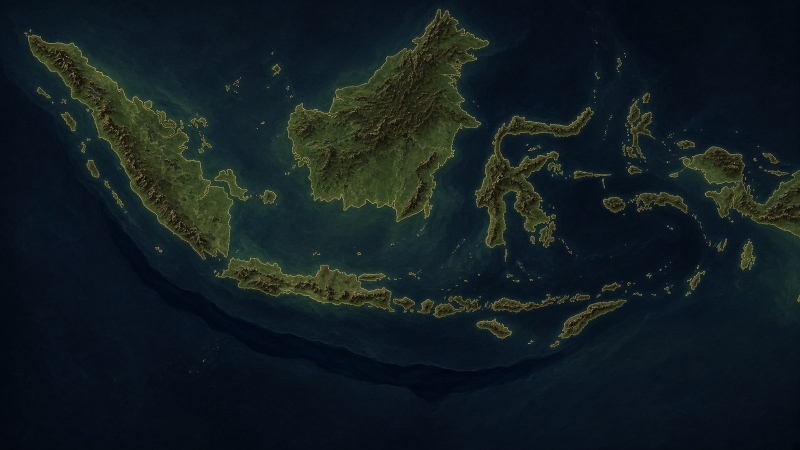
#> input picture assets/maps/regions/abyssal_trench.jpg, 1600 x 900 px (shown at 1/2 size)
$ python process_fx_sprite.py ../assets/maps/regions/abyssal_trench.jpg ../assets/maps/regions/central_america.jpg
#> lines starting #> are read from the running program, lines starting #| are printed output that depends on the picture; after the words box and inside, x2 and y2 are one past the last pixel; in counts of white or black regions, pixels touching at a corner belong together
#!/usr/bin/env python3
"""Chroma-key a generated FX drawing onto a 32x32 transparent PNG.

JPEG generators rarely emit exact #FF00FF, so this keys a magenta hue band,
flood-fills from the corners, and despills leftover fringe before fitting
the opaque bounds into a 32x32 cell with a 2px margin.
"""
from __future__ import annotations

import sys
from collections import deque
from pathlib import Path

import numpy as np
from PIL import Image

CELL = 32
MARGIN = 2


def magenta_mask(arr: np.ndarray) -> np.ndarray:
    rgb = arr[:, :, :3].astype(np.float32) / 255.0
    r, g, b = rgb[:, :, 0], rgb[:, :, 1], rgb[:, :, 2]
    mx = np.maximum(np.maximum(r, g), b)
    mn = np.minimum(np.minimum(r, g), b)
    diff = mx - mn
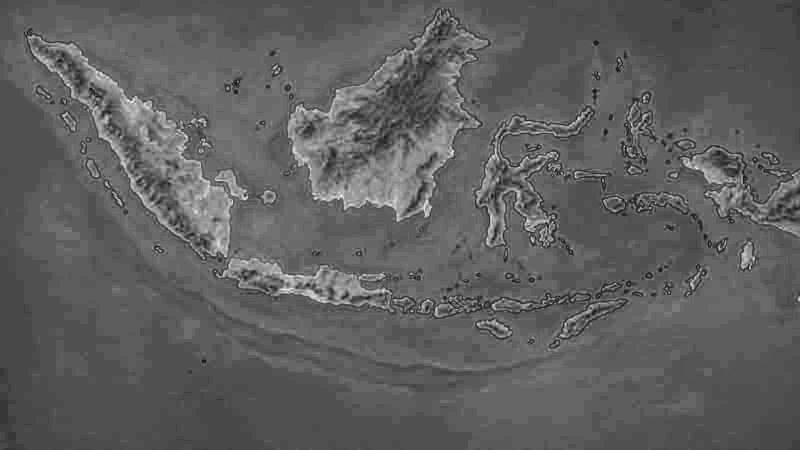
#> diff: shape (900, 1600) float32 (shown at 1/2 size); min 0, max 0.235, mean 0.088; drawn with min black and max white
    hue = np.zeros_like(mx)
    mask_r = (mx == r) & (diff > 0)
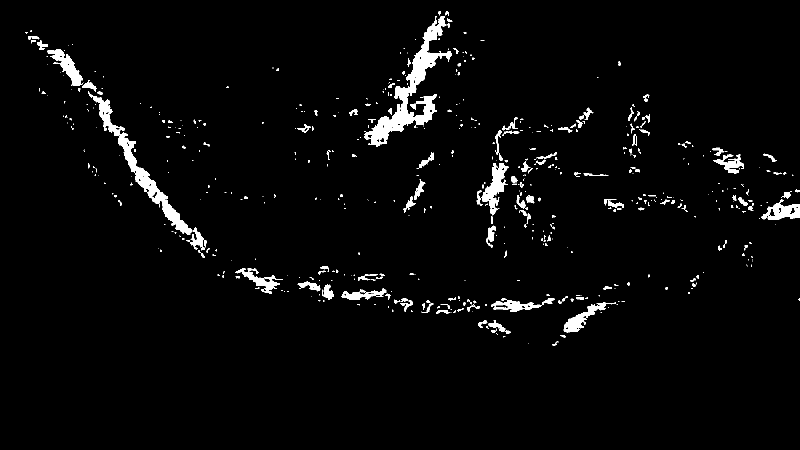
#> mask_r: shape (900, 1600) bool (shown at 1/2 size); 3.1% white; 574 white regions (398 under 20 px), largest, box (x1, y1, x2, y2) and area: (728, 32, 904, 294) 9848, (176, 182, 385, 470) 6388, (962, 326, 1017, 431) 2284
    mask_g = (mx == g) & (diff > 0)
#> mask_g: shape (900, 1600) bool; 19.3% white; 369 white regions (251 under 20 px), largest, box (x1, y1, x2, y2) and area: (540, 15, 980, 504) 101544, (48, 58, 833, 629) 97745, (947, 212, 1190, 500) 21742
    mask_b = (mx == b) & (diff > 0)
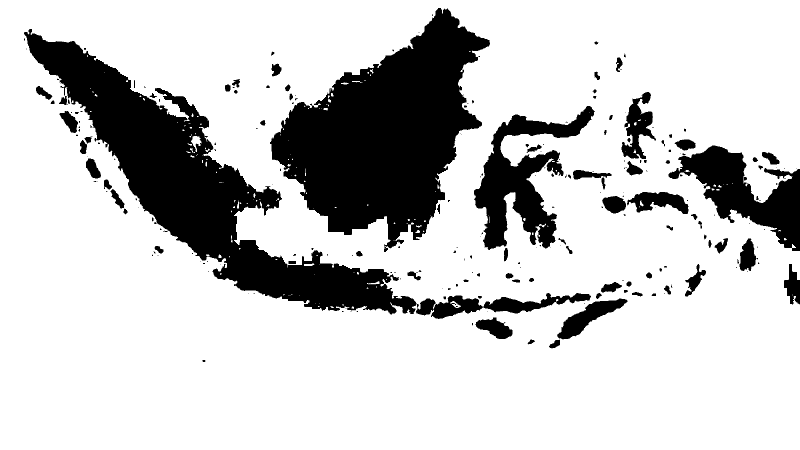
#> mask_b: shape (900, 1600) bool (shown at 1/2 size); 78.9% white; 243 black regions (145 under 20 px), largest, box (x1, y1, x2, y2) and area: (540, 16, 980, 504) 110854, (48, 58, 833, 629) 106175, (948, 212, 1190, 500) 25614
    hue[mask_r] = np.mod((g[mask_r] - b[mask_r]) / diff[mask_r], 6.0)
    hue[mask_g] = (b[mask_g] - r[mask_g]) / diff[mask_g] + 2.0
#> hue: shape (900, 1600) float32; min 0, max 5.75, mean 0.335
    hue[mask_b] = (r[mask_b] - g[mask_b]) / diff[mask_b] + 4.0
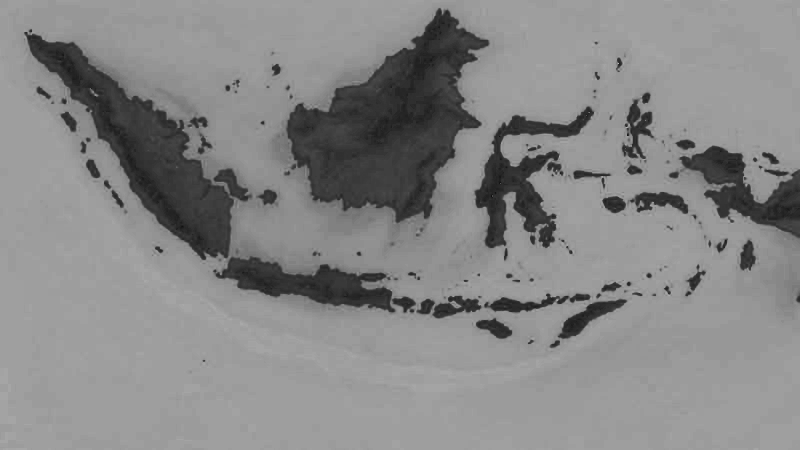
#> hue: shape (900, 1600) float32 (shown at 1/2 size); min 0, max 5.75, mean 3.06; drawn with min black and max white
    hue = hue * 60.0
    sat = np.where(mx > 0, diff / np.maximum(mx, 1e-6), 0.0)
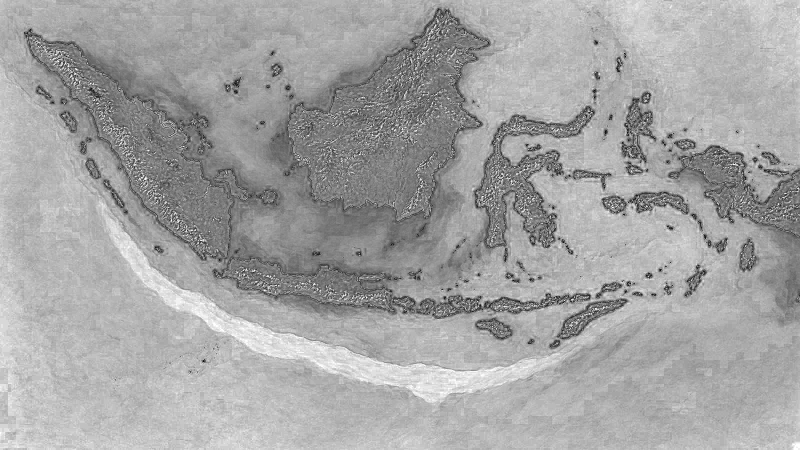
#> sat: shape (900, 1600) float32 (shown at 1/2 size); min 0, max 1, mean 0.644
    # magenta sits near 300°. JPEG noise widens that band.
    hue_mag = (hue >= 265) | (hue <= 12)
#> hue_mag: shape (900, 1600) bool; 0% white in thin lines or dots, all inside (x1, y1, x2, y2) = (121, 118, 1503, 607)
    mag = (sat > 0.28) & (mx > 0.35) & hue_mag & (g < r + 0.08) & (g < b + 0.08)
#> mag: shape (900, 1600) bool; every value is 0
    mag |= (r > 0.62) & (b > 0.62) & (g < 0.48) & ((r - g) > 0.12)
    return mag


def flood_from_corners(mag: np.ndarray) -> np.ndarray:
    h, w = mag.shape
#> h = 900; w = 1600
    vis = np.zeros((h, w), dtype=bool)
    q = deque()
    for y, x in ((0, 0), (0, w - 1), (h - 1, 0), (h - 1, w - 1), (0, w // 2), (h - 1, w // 2), (h // 2, 0), (h // 2, w - 1)):
        if mag[y, x]:
            vis[y, x] = True
            q.append((y, x))
    while q:
        y, x = q.popleft()
        for dy, dx in ((-1, 0), (1, 0), (0, -1), (0, 1), (-1, -1), (-1, 1), (1, -1), (1, 1)):
            ny, nx = y + dy, x + dx
            if 0 <= ny < h and 0 <= nx < w and not vis[ny, nx] and mag[ny, nx]:
                vis[ny, nx] = True
                q.append((ny, nx))
#> this loop made 0 passes
#> in process, `alpha = arr[:, :, 3].copy()`: alpha: shape (900, 1600); every value is 255
    return vis


def despill(arr: np.ndarray, alpha: np.ndarray) -> np.ndarray:
    out = arr.copy()
    rgb = out[:, :, :3].astype(np.float32)
    r, g, b = rgb[:, :, 0], rgb[:, :, 1], rgb[:, :, 2]
    fringe = (alpha > 0) & (alpha < 250) | ((r > g + 25) & (b > g + 25) & (g < 140) & (alpha > 0))
    # pull magenta fringe toward the green channel (neutralize)
    mean_rb = (r + b) * 0.5
    over = np.maximum(0, mean_rb - g)
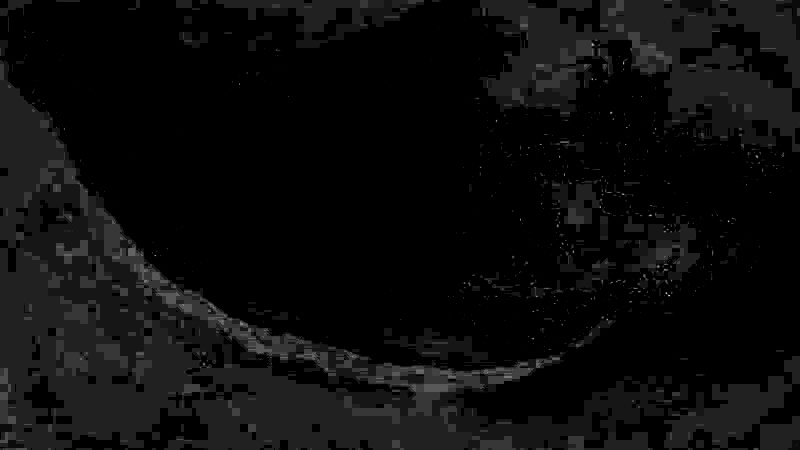
#> over: shape (900, 1600) float32 (shown at 1/2 size); min 0, max 11.5, mean 0.553; drawn with min black and max white
    rgb[:, :, 0] = np.clip(r - over * 0.85, 0, 255)
    rgb[:, :, 2] = np.clip(b - over * 0.85, 0, 255)
    out[:, :, :3] = rgb.astype(np.uint8)
    out[:, :, 3] = np.where(fringe & (over > 40) & (alpha < 200), 0, alpha)
    return out


def opaque_bounds(alpha: np.ndarray) -> tuple[int, int, int, int] | None:
    ys, xs = np.where(alpha > 18)
    if len(xs) == 0:
        return None
    return int(xs.min()), int(ys.min()), int(xs.max()) + 1, int(ys.max()) + 1


def process(src: Path, dst: Path) -> None:
    im = Image.open(src).convert("RGBA")
    arr = np.array(im)
    mag = magenta_mask(arr)
    bg = flood_from_corners(mag)
    # also treat isolated magenta islands as background if they touch lots of mag
    alpha = arr[:, :, 3].copy()
    alpha[bg] = 0
    alpha[mag & (arr[:, :, 1] < 90)] = 0
    keyed = arr.copy()
    keyed[:, :, 3] = alpha
    keyed = despill(keyed, keyed[:, :, 3])
    bounds = opaque_bounds(keyed[:, :, 3])
#> bounds = (0, 0, 1600, 900)
    if bounds is None:
        Image.new("RGBA", (CELL, CELL), (0, 0, 0, 0)).save(dst)
        print(f"empty: {src}")
        return
    x0, y0, x1, y1 = bounds
#> x0 = 0; y0 = 0; x1 = 1600; y1 = 900
    crop = Image.fromarray(keyed).crop((x0, y0, x1, y1))
    inner = CELL - MARGIN * 2
    cw, ch = crop.size
#> cw = 1600; ch = 900
    scale = min(inner / max(cw, 1), inner / max(ch, 1))
#> scale = 0.0175
    nw, nh = max(1, int(round(cw * scale))), max(1, int(round(ch * scale)))
#> nw = 28; nh = 16
    crop = crop.resize((nw, nh), Image.Resampling.NEAREST)
    canvas = Image.new("RGBA", (CELL, CELL), (0, 0, 0, 0))
#> canvas: PIL image 32x32 RGBA; every value is 0
    canvas.paste(crop, ((CELL - nw) // 2, (CELL - nh) // 2), crop)
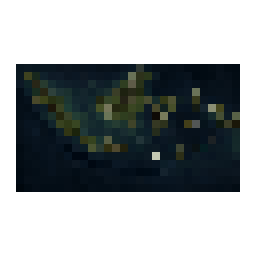
#> canvas: PIL image 32x32 RGBA (shown 8 times larger); mean R, G, B, A 8.2, 13.3, 14.4, 111.6; transparent parts drawn white
    dst.parent.mkdir(parents=True, exist_ok=True)
    canvas.save(dst)
    nz = int(np.count_nonzero(np.array(canvas)[:, :, 3] > 18))
#> nz = 448
    print(f"wrote {dst.name} crop={cw}x{ch} -> {nw}x{nh} opaque={nz}")
#| wrote central_america.jpg crop=1600x900 -> 28x16 opaque=448


if __name__ == "__main__":
    if len(sys.argv) != 3:
        sys.exit("usage: process_fx_sprite.py <input.png> <output.png>")
    process(Path(sys.argv[1]), Path(sys.argv[2]))

$ run again, on assets/maps/regions/pacific_northwest.jpg
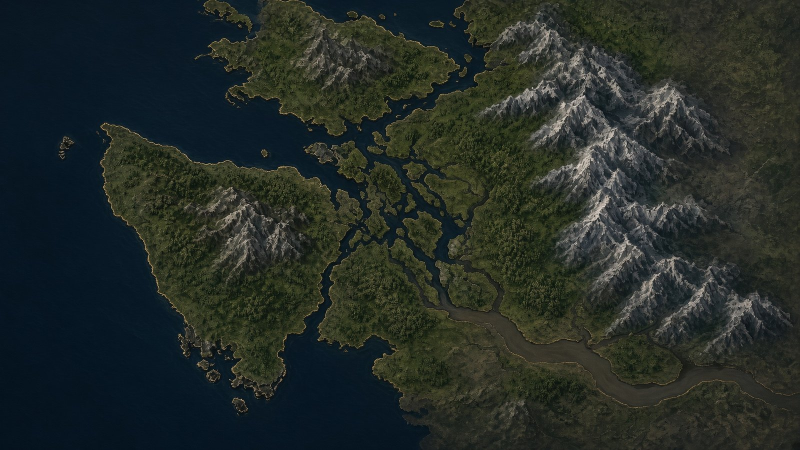
#> input picture assets/maps/regions/pacific_northwest.jpg, 1600 x 900 px (shown at 1/2 size)
#> mask_r: shape (900, 1600) bool; 11.4% white; 1361 white regions (829 under 20 px), largest, box (x1, y1, x2, y2) and area: (854, 609, 1546, 835) 33575, (385, 372, 523, 544) 7977, (908, 671, 1018, 796) 4745
#> mask_g: shape (900, 1600) bool; 54.1% white; 1363 black regions (926 under 20 px), largest, box (x1, y1, x2, y2) and area: (0, 0, 984, 900) 484257, (1032, 95, 1578, 690) 99327, (900, 609, 1359, 817) 23092
#> mask_b: shape (900, 1600) bool; 38.8% white; 227 white regions (152 under 20 px), largest, box (x1, y1, x2, y2) and area: (0, 0, 982, 900) 471850, (1148, 94, 1446, 656) 58567, (1364, 522, 1510, 670) 7250
#> hue_mag: shape (900, 1600) bool; 0.34% white in thin lines or dots
#> mag: shape (900, 1600) bool; every value is 0
#> alpha: shape (900, 1600); every value is 255
#> out: shape (900, 1600, 4); mean R, G, B, A 36.6, 43.8, 39.4, 255
#> bounds = (0, 0, 1600, 900)
#> x0 = 0; x1 = 1600; y1 = 900
#> in process, `canvas.paste(crop, ((CELL - nw) // 2, (CELL - nh) // 2), crop)`:
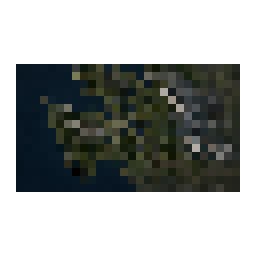
#> canvas: PIL image 32x32 RGBA (shown 8 times larger); mean R, G, B, A 16.1, 19.1, 17.2, 111.6; transparent parts drawn white
#> nz = 448
#| wrote pacific_northwest.jpg crop=1600x900 -> 28x16 opaque=448
